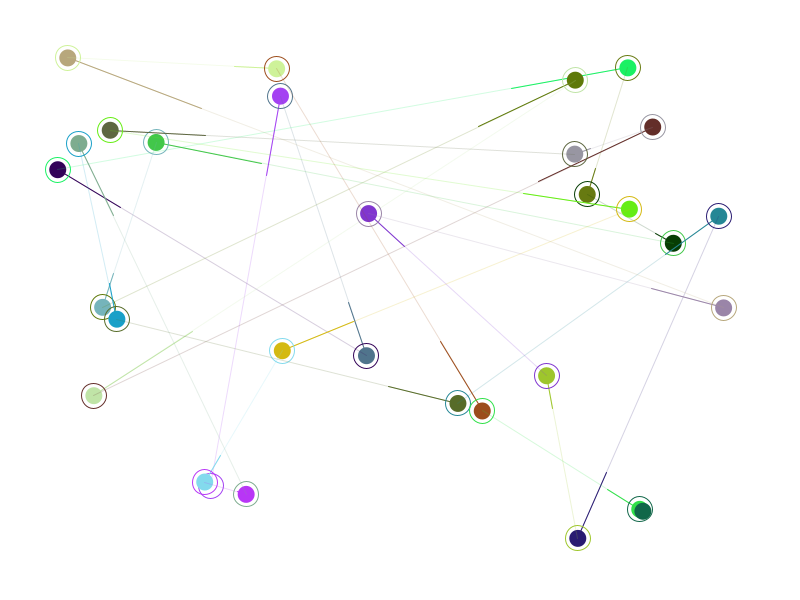
Frame 1 (no input)
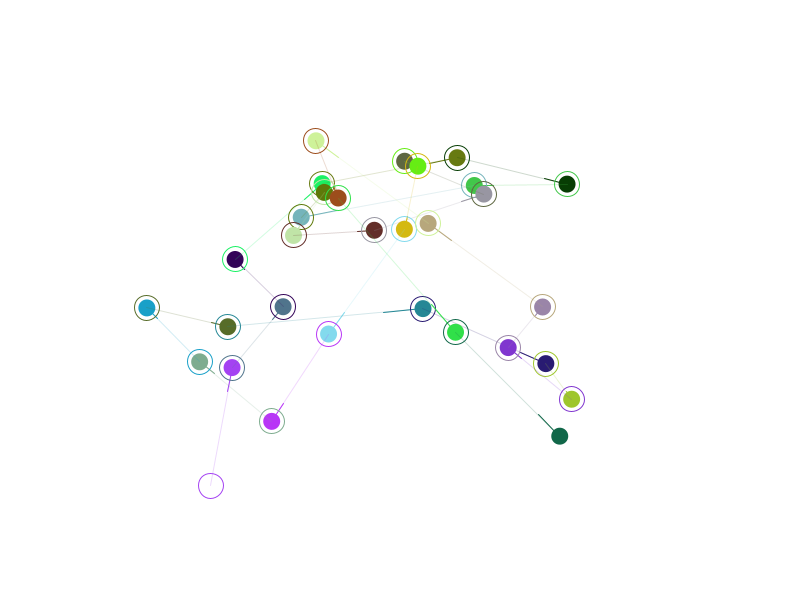
Frame 60 (the mouse pressed at the canvas centre just before this capture)
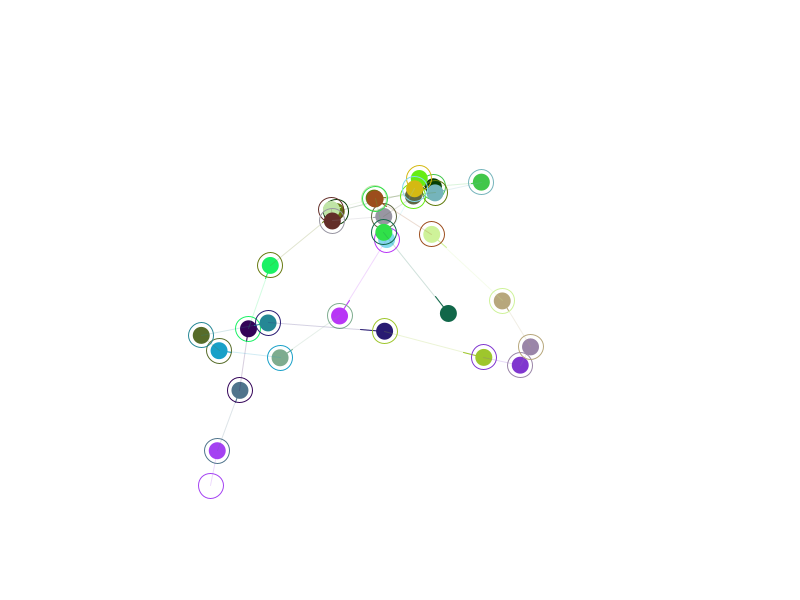
Frame 120 (the mouse held since frame 60 and released just before this capture)

The Processing sketch that drew these frames (run headless with seeded random() and noise(); from frame 60 on, the mouse is pressed at the canvas centre):

// Processing sketch: exemple_interpolation_4_classe_liste
// ── exemple_interpolation_4_classe_liste.pde
ArrayList <Dot> crowd;

void setup() {
  size(800, 600);
  smooth();

  crowd = new ArrayList<Dot>();

  for (int i=0; i<30; i++) {
    float r = random(255);
    float g = random(255);
    float b = random(255);    
    Dot d = new Dot(color(r, g, b));
    crowd.add(d);
  }

  for (int i=0; i<crowd.size()-1; i++) {
    Dot d1 = crowd.get(i);
    Dot d2 = crowd.get(i+1);
    d1.pos = d2.dest;
  }
}

void mouseDragged() {
  crowd.get(0).dest.set(mouseX, mouseY, 0);
}


void keyPressed() {
  for (Dot d : crowd) {
    d.dest.set(random(width), random(height), 0);
  }
}

void draw() {
  background(255);

  for (Dot d : crowd) {
    d.bouge();
    d.affiche();
  }
}


// ── Dot.pde
class Dot {
  PVector pos, dest, v;
  color col;
  float damp = 0.02;
  

  Dot(color c) {
    col = c;
    float m = 40;
    pos = new PVector(random(m, width-m), random(m, height-m));
    dest = pos.get();
  }

  void affiche() {
    stroke(col, 50);
    line(pos.x, pos.y, dest.x, dest.y);

    stroke(col);
    v.mult(10);
    line(pos.x, pos.y, pos.x + v.x, pos.y + v.y);

    //pos
    noStroke();
    fill(col);
    ellipse(pos.x, pos.y, 17, 17);

    //dest
    noFill();
    stroke(col);
    ellipse(dest.x, dest.y, 25, 25);
  }

  void bouge() {
    v = PVector.sub(dest, pos);
    v.mult(damp);
    pos.add(v);
  }
}
